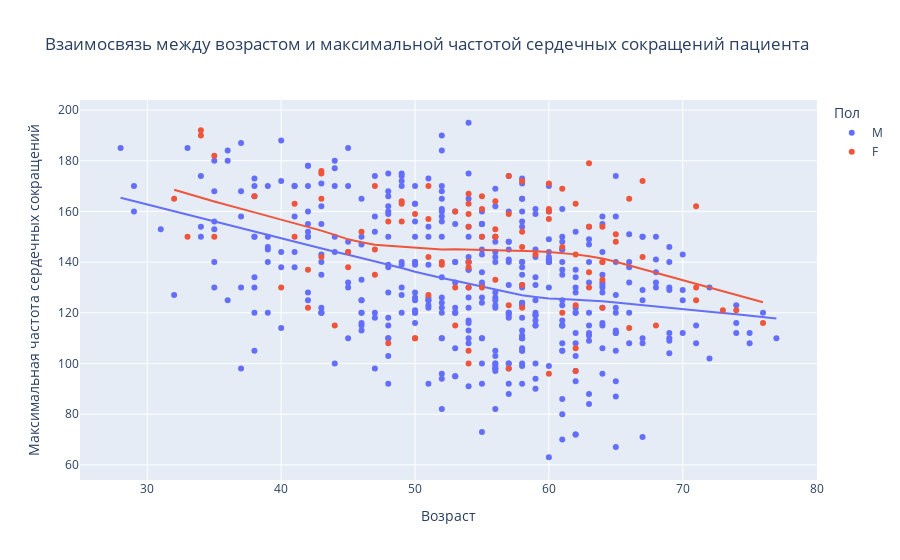

The notebook cell this image was saved under:
### Code cell
# Создание графика рассеяния с линией тренда LOWESS
fig = px.scatter(
    train, 
    x="age", 
    y="max_hr", 
    trendline="lowess",  # Добавление линии тренда LOWESS
    color="sex",  # Использование цвета для различия полов
    title="Взаимосвязь между возрастом и максимальной частотой сердечных сокращений пациента"
)

# Настройка подписей осей
fig.update_layout(
    xaxis_title="Возраст",
    yaxis_title="Максимальная частота сердечных сокращений",
    legend_title="Пол"
)

# Установка сетки для улучшения читаемости
fig.update_xaxes(showgrid=True)
fig.update_yaxes(showgrid=True)

# Отображение графика
fig.show()

### Figure 1 — Plotly figure (JSON) as saved in the notebook; plotly's stock layout.template omitted (floating-point values rounded to 4 significant figures; data arrays with more than 128 entries replaced by an {"elided": "..."} marker saying what was removed)
{"data": [{"hovertemplate": "sex=M<br>age=%{x}<br>max_hr=%{y}<extra></extra>", "legendgroup": "M", "marker": {"color": "#636efa", "symbol": "circle"}, "mode": "markers", "name": "M", "orientation": "v", "showlegend": true, "type": "scatter", "x": {"elided": "473 int values"}, "xaxis": "x", "y": {"elided": "473 int values"}, "yaxis": "y"}, {"hovertemplate": "<b>LOWESS trendline</b><br><br>sex=M<br>age=%{x}<br>max_hr=%{y} <b>(trend)</b><extra></extra>", "legendgroup": "M", "marker": {"color": "#636efa", "symbol": "circle"}, "mode": "lines", "name": "M", "showlegend": false, "type": "scatter", "x": {"elided": "426 int values"}, "xaxis": "x", "y": {"elided": "426 float values"}, "yaxis": "y"}, {"hovertemplate": "sex=F<br>age=%{x}<br>max_hr=%{y}<extra></extra>", "legendgroup": "F", "marker": {"color": "#EF553B", "symbol": "circle"}, "mode": "markers", "name": "F", "orientation": "v", "showlegend": true, "type": "scatter", "x": [42, 54, 54, 66, 55, 62, 56, 63, 43, 60, 67, 64, 56, 40, 59, 51, 49, 53, 50, 53, 58, 61, 57, 41, 60, 54, 71, 57, 50, null, 58, 67, 54, 46, 51, 34, 63, 33, 35, 62, null, 57, 74, 48, 55, 71, 73, 64, 54, 64, 54, 55, 76, 60, 52, 57, null, 54, 66, 43, 43, 34, 65, 51, 32, null, 56, 53, 71, 62, 54, 35, 47, 56, 63, 38, 48, 64, 61, null, 58, 55, 41, 60, 58, 49, 54, 58, 44, 65, 63, 64, 61, 47, 42, 60, 45, 68, 49, 51, null, null, 43, 47, 62, 56, 45, null, null, 52, 62, 50], "xaxis": "x", "y": [122, 105, 140, 114, 166, 123, 153, 130, 165, 161, 142, 122, 150, 130, 143, 127, 164, 115, 110, 160, 122, 169, 123, 150, 96, 100, 125, 159, 110, 150, 172, 172, 159, 152, 142, 190, 154, 150, 182, 163, 136, 98, 121, 156, 161, 162, 121, 154, 154, 140, 138, 130, 116, 157, 139, 174, 170, 163, 165, 142, 175, 192, 151, 170, 165, 145, 150, 130, 130, 143, 167, 150, 145, 164, 136, 166, 108, 133, 120, 142, 146, 150, 163, 160, 152, 163, 130, 131, 115, 148, 179, 140, 146, 135, 137, 171, 138, 115, 156, 157, 168, 152, 176, 170, 106, 133, 144, 160, 142, 140, 97, 159], "yaxis": "y"}, {"hovertemplate": "<b>LOWESS trendline</b><br><br>sex=F<br>age=%{x}<br>max_hr=%{y} <b>(trend)</b><extra></extra>", "legendgroup": "F", "marker": {"color": "#EF553B", "symbol": "circle"}, "mode": "lines", "name": "F", "showlegend": false, "type": "scatter", "x": [32, 33, 34, 34, 35, 35, 38, 40, 41, 41, 42, 42, 43, 43, 43, 43, 44, 45, 45, 46, 47, 47, 47, 48, 48, 49, 49, 49, 50, 50, 50, 51, 51, 51, 51, 52, 52, 53, 53, 53, 54, 54, 54, 54, 54, 54, 54, 54, 54, 55, 55, 55, 55, 56, 56, 56, 56, 56, 57, 57, 57, 57, 58, 58, 58, 58, 58, 59, 60, 60, 60, 60, 60, 61, 61, 61, 62, 62, 62, 62, 62, 63, 63, 63, 63, 64, 64, 64, 64, 64, 65, 65, 66, 66, 67, 67, 68, 71, 71, 71, 73, 74, 76], "xaxis": "x", "y": [168.6, 167.0, 165.5, 165.5, 164.0, 164.0, 159.6, 156.8, 155.4, 155.4, 154.0, 154.0, 152.4, 152.4, 152.4, 152.4, 150.8, 149.0, 149.0, 147.8, 146.9, 146.9, 146.9, 146.4, 146.4, 146.0, 146.0, 146.0, 145.6, 145.6, 145.6, 145.2, 145.2, 145.2, 145.2, 145.0, 145.0, 145.1, 145.1, 145.1, 145.0, 145.0, 145.0, 145.0, 145.0, 145.0, 145.0, 145.0, 145.0, 145.0, 145.0, 145.0, 145.0, 144.9, 144.9, 144.9, 144.9, 144.9, 144.8, 144.8, 144.8, 144.8, 144.6, 144.6, 144.6, 144.6, 144.6, 144.3, 144.0, 144.0, 144.0, 144.0, 144.0, 143.6, 143.6, 143.6, 143.1, 143.1, 143.1, 143.1, 143.1, 142.3, 142.3, 142.3, 142.3, 141.4, 141.4, 141.4, 141.4, 141.4, 140.1, 140.1, 138.7, 138.7, 137.2, 137.2, 135.7, 131.5, 131.5, 131.5, 128.6, 127.1, 124.1], "yaxis": "y"}], "layout": {"legend": {"title": {"text": "Пол"}, "tracegroupgap": 0}, "title": {"text": "Взаимосвязь между возрастом и максимальной частотой сердечных сокращений пациента"}, "xaxis": {"anchor": "y", "domain": [0, 1], "showgrid": true, "title": {"text": "Возраст"}}, "yaxis": {"anchor": "x", "domain": [0, 1], "showgrid": true, "title": {"text": "Максимальная частота сердечных сокращений"}}}}
